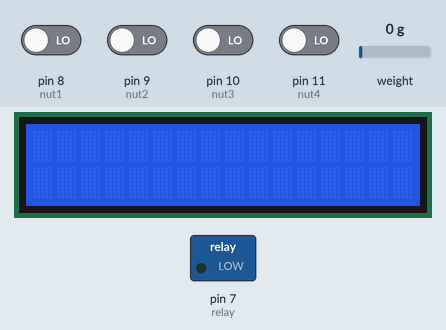
Recording of a sketch running on a simulated Arduino Uno, built with avr-gcc and run on an emulated ATmega328P. On the bench: 16×2 character LCD, switched loads named in the sketch (green lamp = pin HIGH). Dashed ring = blinking. The test bench sets the inputs (shaded band); at power-on: pin 8 (nut1), pin 9 (nut2), pin 10 (nut3), pin 11 (nut4) LOW, weight on the scale 0 g. What the sketch prints to the serial monitor is not drawn.

Above: at 2.2 s.
2.3 s: pin 9 (nut2) driven HIGH
At 3.7 s:
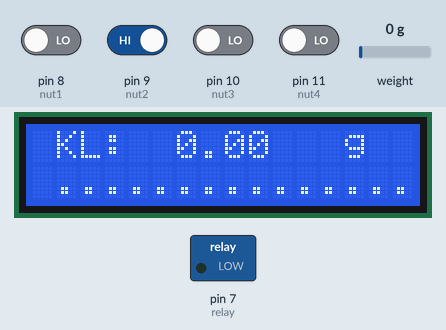
4.0 s: weight on the scale set to 168 g
At 5.4 s:
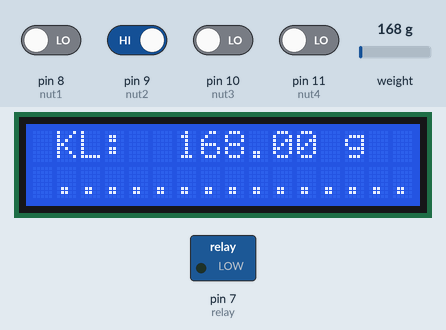
5.7 s: weight on the scale set to 201 g
At 7.0 s:
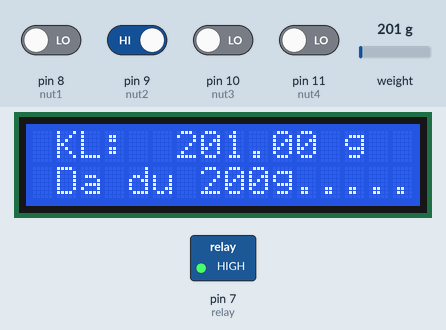
7.3 s: pin 10 (nut3) driven HIGH
At 8.4 s:
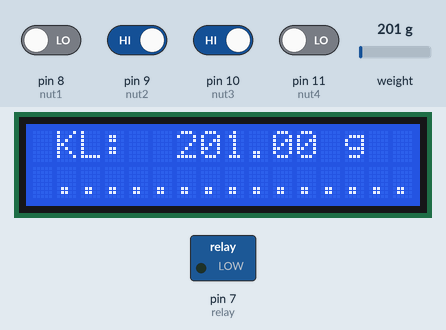
8.9 s: weight on the scale set to 100 g
At 9.7 s:
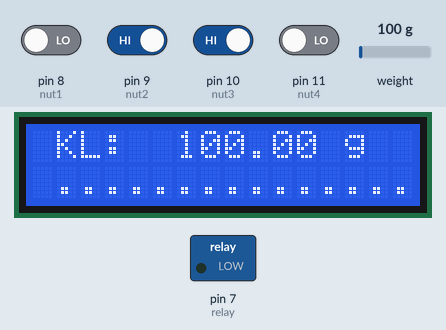
10.7 s: weight on the scale set to 454 g
At 12.1 s:
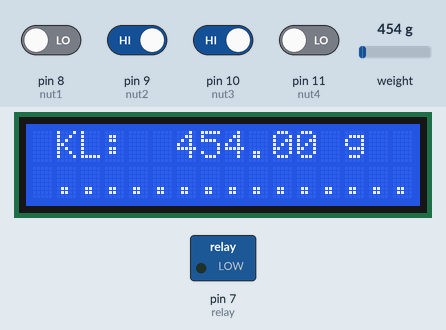
12.4 s: weight on the scale set to 534 g
Timing chart, 0 to 15.1 s (numbered marks = the images above; inputs shaded):
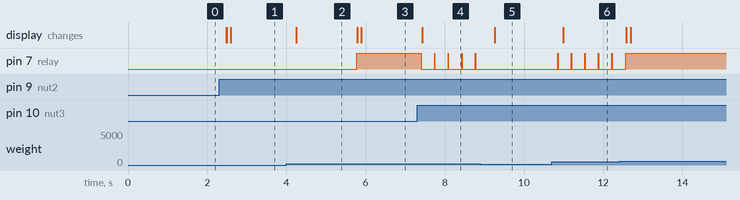

The sketch:

test_2.ino
```cpp
#include "HX711.h"
#include "Wire.h"
#include "LiquidCrystal_I2C.h"
LiquidCrystal_I2C lcd(0X27,16,2);
// HX711.DOUT  - pin #A1
// HX711.PD_SCK - pin #A0
float KL = 0;
HX711 scale(A1, A0);
int relay = 7;
int nut1 = 8;
int nut2 = 9;
int nut3 = 10;
int nut4 = 11;
void setup() {
  lcd.init();
  lcd.backlight();
  Serial.begin(38400);
  Serial.println("HX711 bắt đầu đọc");

  scale.set_scale(223.f);                      // chỉnh sai số đơn vị đo
  scale.tare();                                // reset đơn vị đo về 0
  pinMode(relay,OUTPUT);
  pinMode(nut1,INPUT);
  pinMode(nut2,INPUT);
  pinMode(nut3,INPUT);
  pinMode(nut4,INPUT);
  digitalWrite(relay,LOW);
  Serial.println("Bắt đầu:");
}

void loop() {
  Serial.print("Khối lượng đo là:\t ");
  Serial.print(scale.get_units(1),0);
  Serial.println("  g");
  KL=scale.get_units();                       //LẤY Giá trị cần để kích relay
int nut1Status = digitalRead(nut1);
int nut2Status = digitalRead(nut2);
int nut3Status = digitalRead(nut3);
int nut4Status = digitalRead(nut4);
  if (nut1Status == HIGH)
  {
    if (KL>85)
    {
    digitalWrite(relay,HIGH);
    Serial.println("==> ngắt điện 100g");
    lcd.setCursor(1,1);
    lcd.print("Da du 100g");
    }
  else
   {
    digitalWrite(relay,LOW);
    Serial.println("==> mở điện");
    lcd.setCursor(1,1);
    lcd.print("..................");
   }

  }
  if (nut2Status == HIGH)
  {
    if (KL>185)
    {
    digitalWrite(relay,HIGH);
    Serial.println("==> ngắt điện 200g");
    lcd.setCursor(1,1);
    lcd.print("Da du 200g");
    }
  else
   {
    digitalWrite(relay,LOW);
    Serial.println("==> mở điện");
    lcd.setCursor(1,1);
    lcd.print("..................");
   }
   if (nut3Status == HIGH)
  {
    if (KL>485)
    {
    digitalWrite(relay,HIGH);
    Serial.println("==> ngắt điện 500g");
    lcd.setCursor(1,1);
    lcd.print("Da du 500g");
    }
  else
   {
    digitalWrite(relay,LOW);
    Serial.println("==> mở điện");
    lcd.setCursor(1,1);
    lcd.print("..................");
   }

  }
  if (nut4Status == HIGH)
  {
    if (KL>985)
    {
    digitalWrite(relay,HIGH);
    Serial.println("==> ngắt điện 1000g");
    lcd.setCursor(1,1);
    lcd.print("Da du 1000g");

    }
  else
   {
    digitalWrite(relay,LOW);
    Serial.println("==> mở điện");
    lcd.setCursor(1,1);
    lcd.print("..................");
   }

  }
  scale.power_down();                       // đưa ADC in sleep mode
  delay(1);
  scale.power_up();
  lcd.setCursor(1,0);
  lcd.print("KL:");
  lcd.setCursor(6,0);
  lcd.print(scale.get_units() );
  lcd.setCursor(13,0);
  lcd.print("g");
}
}
```

Measured:
- the behaviour switches between 185 and 186 g on weight on the scale (found by bisection; images 2 and 3)
- after the input at 2.3 s, the display: first changes after 0.19 s (image 1 shows a later state)
- after the input at 4.0 s, the display: changes after 0.25 s (image 2)
- after the input at 5.7 s, pin 7 (relay): LOW → HIGH after 0.08 s; the display: first changes after 0.09 s (image 3 shows a later state)
- after the input at 7.3 s, pin 7 (relay): alternates HIGH for 0.01 s and LOW for 0.33 s, starting after 0.11 s; the display: changes after 0.13 s (image 4)
- after the input at 8.9 s, pin 7 (relay): stops changing and stays LOW; the display: changes after 0.36 s (image 5)
- after the input at 10.7 s, pin 7 (relay): alternates HIGH for 0.01 s and LOW for 0.33 s, starting after 0.15 s; the display: changes after 0.29 s (image 6)
- after the input at 12.4 s, pin 7 (relay): goes on until 12.6 s, then stays HIGH
